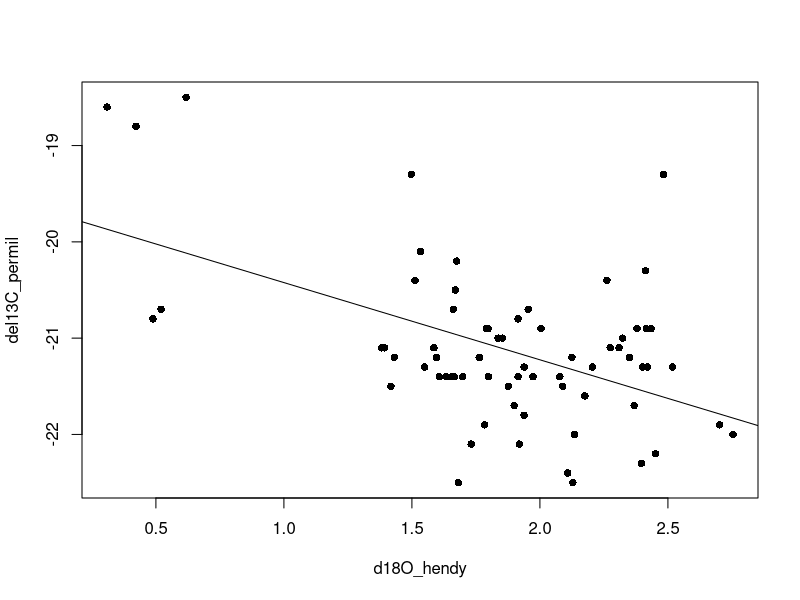
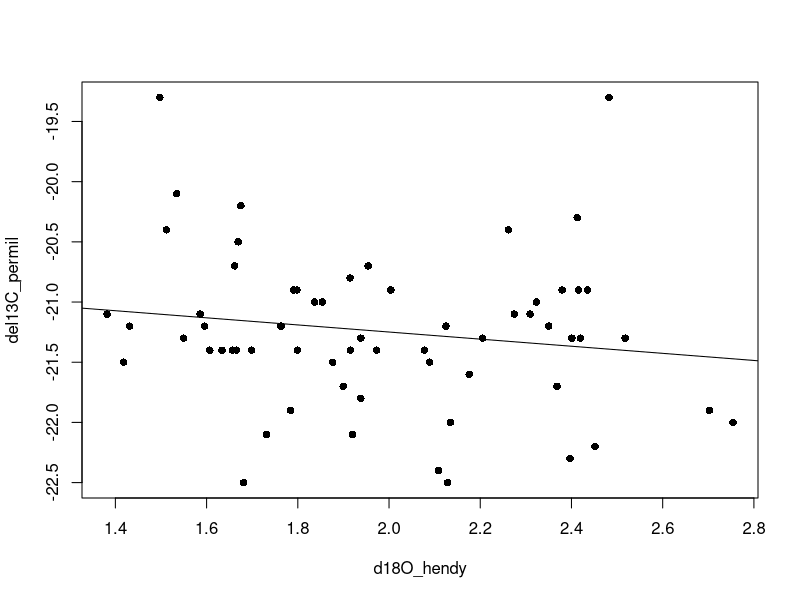
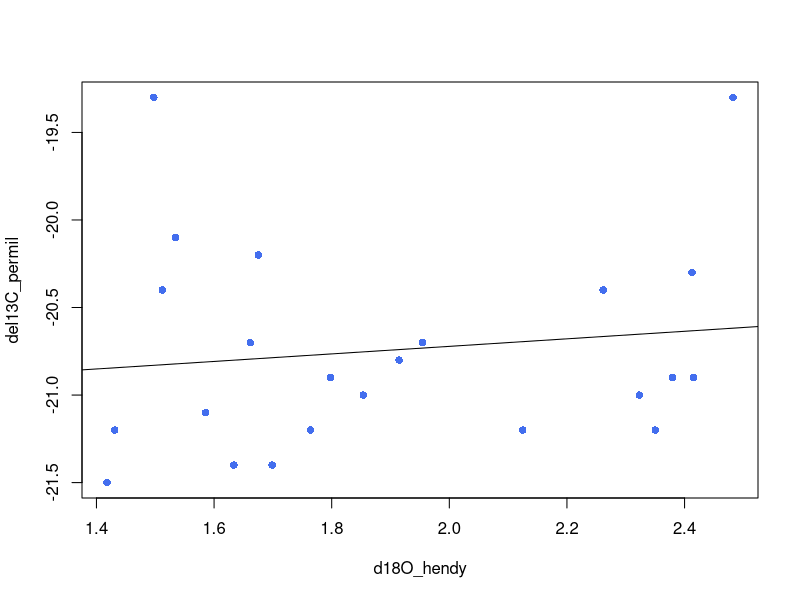
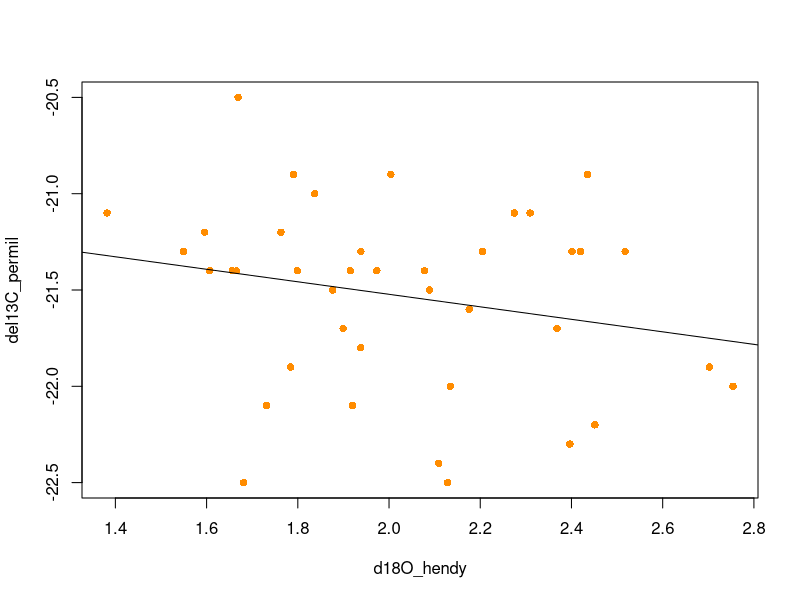
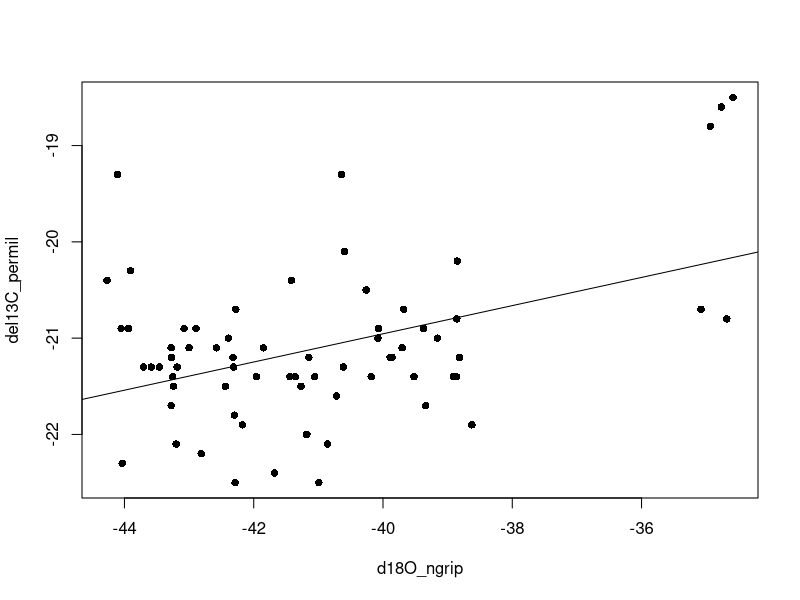

These figures' R source, in order: (Note: this script raises an error after producing the figures.)
# Set up R session ----
library(dplyr)
library(stringr)
library(ggplot2)

# random function so I can extract p-values from lm
Regressionp <- function (modelobject) {
  if (class(modelobject) != "lm") stop("Not an object of class 'lm' ")
  f <- summary(modelobject)$fstatistic
  p <- pf(f[1],f[2],f[3],lower.tail=F)
  attributes(p) <- NULL
  return(p)
}

# Read in data ----
matchedDF_all <- read.csv(file="data/processed/final_dataset_focaltaxa_with_calages_climate.csv", header=T) # 


######### Section 5: Final Models and Figures ##############
# using the final dataframe: matchedDF_all
# we should use the median d18O values for final analysis, and present the weighted ones in supplemental, along with sensitivity analysis

# Methods potential text:
# For carbon and nitrogen, we fit a linear model that originally included oxygen, taxon, and the interaction between the two variables as independent variables. We then performed stepwise regression to determine a final model. 
# Results potential text
# Stepwise regression indicated that there was no significant interaction between 18O and taxon for either carbon or nitrogen stable isotope values. For carbon, variation in 13C was significantly associated with both 18O and taxon (stats from summary(carbon.lm.final)). For nitrogen, neither 18O nor taxon explained significant variation in 15N, though taxon as a single variable was marginally significant (stats from summary(nitrogen.lm.taxon)).

final.model.stats <- as.data.frame(matrix(data=NA, nrow=4, ncol=5))
colnames(final.model.stats) <- c("element", "climate", "final_model", "p", "adjR2")

## start with Hendy climate data ----
### models - Carbon ----

# Start simple and build complexity

# climate-only model
carbon.lm.clim<-lm(del13C_permil~d18O_hendy, matchedDF_all)
summary(carbon.lm.clim)
plot(del13C_permil ~ d18O_hendy, data=matchedDF_all, pch=16)
abline(carbon.lm.clim)

# sensitivity test: taxon specific climate-only models (both are still significant)
# Sylvilagus have a stronger relationship with climate than Otospermophilus

carbon.lm.clim.oto <-lm(del13C_permil~d18O_hendy, data=matchedDF_all[which(matchedDF_all$Taxon=="Otospermophilus"),])
summary(carbon.lm.clim.oto)

carbon.lm.clim.syl<-lm(del13C_permil~d18O_hendy, data=matchedDF_all[which(matchedDF_all$Taxon=="Sylvilagus"),])
summary(carbon.lm.clim.syl)

# sensitivity test: Pleistocene models. Not significant!!
# just climate, pleistocene (older than 11500)
carbon.lm.clim.ple <-lm(del13C_permil~d18O_hendy, data=matchedDF_all[which(matchedDF_all$X14C_age_BP>11500),])
summary(carbon.lm.clim.ple)
plot(del13C_permil ~ d18O_hendy, data=matchedDF_all[which(matchedDF_all$X14C_age_BP>11500),], pch=16)
abline(carbon.lm.clim.ple)

# climate + taxon, just pleistocene. Taxon signficant, climate not
carbon.lm.all.additive.ple <-lm(del13C_permil~d18O_hendy + Taxon, data=matchedDF_all[which(matchedDF_all$X14C_age_BP>11500),])
summary(carbon.lm.all.additive.ple)

# otosperm climate only, pleistocene only model. climate not significant
carbon.lm.clim.ple.oto <-lm(del13C_permil~d18O_hendy, data=matchedDF_all[intersect(which(matchedDF_all$X14C_age_BP>11500), which(matchedDF_all$Taxon == "Otospermophilus")),])
summary(carbon.lm.clim.ple.oto)
plot(del13C_permil ~ d18O_hendy, data=matchedDF_all[intersect(which(matchedDF_all$X14C_age_BP>11500), which(matchedDF_all$Taxon == "Otospermophilus")),], pch=16, col="royalblue2")
abline(carbon.lm.clim.ple.oto)

# sylvilagus climate only, pleistocene only model. climate not significant
carbon.lm.clim.ple.syl <-lm(del13C_permil~d18O_hendy, data=matchedDF_all[intersect(which(matchedDF_all$X14C_age_BP>11500), which(matchedDF_all$Taxon == "Sylvilagus")),])
summary(carbon.lm.clim.ple.syl)
plot(del13C_permil ~ d18O_hendy, data=matchedDF_all[intersect(which(matchedDF_all$X14C_age_BP>11500), which(matchedDF_all$Taxon == "Sylvilagus")),], pch=16, col="darkorange")
abline(carbon.lm.clim.ple.syl)


# original models: taxon-only model
carbon.lm.taxon<-lm(del13C_permil~Taxon, data=matchedDF_all)
summary(carbon.lm.taxon)

# model with no interaction term 
# NOTE: this is what the final model is in the end, so should be the same as carbon.lm.final
carbon.lm.all.additive<-lm(del13C_permil~d18O_hendy + Taxon, data=matchedDF_all)
summary(carbon.lm.all.additive)

# model with interaction term included
carbon.lm.all.interaction<-lm(del13C_permil~d18O_hendy * Taxon, 
                              data=matchedDF_all)
summary(carbon.lm.all.interaction)

##NOTE - no significant interactions, total amount of variation explained is lower than with additive model. And, when interaction term is included, climate emerges as only significant variable. generally indicating that there still is a significant amount of variation explained by taxon, but that adding the interaction spreads it out among two variables, neither of which are significant.

#stepwise regression 
carbon.lm.final <- step(lm(del13C_permil~d18O_hendy * Taxon, data=matchedDF_all), direction="both")
summary(carbon.lm.final)
# --> this shows that the d180 + Taxon model (no interaction) is the best final model. 

# t-test of residuals from climate only model
# residuals of Otospermophilus and Sylvilagus are signif different, again indicating effect of climate
c.t.clim <- t.test(carbon.lm.clim$residuals ~ matchedDF_all$Taxon[which(!is.na(matchedDF_all$d18O_hendy))])
c.t.clim 

### models - Nitrogen ----

# Start simple and build complexity

# climate-only model
nitrogen.lm.clim<-lm(del15N_permil ~ d18O_hendy, data=matchedDF_all)
summary(nitrogen.lm.clim)

# taxon-only model
nitrogen.lm.taxon<-lm(del15N_permil~Taxon, data=matchedDF_all)
summary(nitrogen.lm.taxon)

# model with no interaction term 
nitrogen.lm.all.additive<-lm(del15N_permil ~ d18O_hendy + Taxon, data=matchedDF_all)
summary(nitrogen.lm.all.additive)

# model with interaction term included
nitrogen.lm.all.interaction<-lm(del15N_permil ~ d18O_hendy * Taxon, data=matchedDF_all)
summary(nitrogen.lm.all.interaction)

#stepwise regression --> this shows that there is not a great final model
nitrogen.lm.final <- step(lm(del15N_permil~d18O_hendy*Taxon, data=matchedDF_all), direction="both")
summary(nitrogen.lm.final)
# --> the best final model is the additive model, which is the same as carbon.

# t-test of residuals from climate-only model
# residuals of Otospermophilus and Sylvilagus are NOT signif different
n.t.clim <- t.test(nitrogen.lm.clim$residuals ~ matchedDF_all$Taxon[which(!is.na(matchedDF_all$d18O_hendy))])
n.t.clim


### Do we need to add age as a co-variate in the models? ----

# Does this answer the question: "does isotope vary through time?"
carbon.lm.all.age<-step(lm(del13C_permil~d18O_hendy * Taxon * median_age, data=matchedDF_all), direction="both")
summary(carbon.lm.all.age)
# explain a bit more variation with age included: 0.4877 vs 0.428

nitrogen.lm.all.age<-step(lm(del15N_permil ~ d18O_hendy * Taxon * median_age, data=matchedDF_all), direction="both")
summary(nitrogen.lm.all.age)
# explain a bit more variation with age included: 0.1702 vs 0.08476

final.model.stats[1,] <- c("carbon", "hendy", "carbon.lm.all.additive", 
                           Regressionp(carbon.lm.all.additive), summary(carbon.lm.all.additive)$adj)
final.model.stats[2,] <- c("nitrogen", "hendy", "nitrogen.lm.all.additive", 
                           Regressionp(nitrogen.lm.all.additive), summary(nitrogen.lm.all.additive)$adj)

# rename final models before changing climate data
carbon.lm.final.hendy <- carbon.lm.final
carbon.lm.clim.hendy <- carbon.lm.clim
carbon.lm.all.age.hendy <- carbon.lm.all.age
c.t.clim.hendy <- c.t.clim
nitrogen.lm.final.hendy <- nitrogen.lm.final
nitrogen.lm.clim.hendy <- nitrogen.lm.clim
n.t.clim.hendy <- n.t.clim

# remove variables that are being generated anew in ngrip section
rm("c.t.clim", "carbon.lm.all.additive", "carbon.lm.all.age", "carbon.lm.all.interaction", "carbon.lm.clim", "carbon.lm.final", "carbon.lm.taxon",
   "n.t.clim", "nitrogen.lm.all.additive", "nitrogen.lm.all.age", "nitrogen.lm.all.interaction", "nitrogen.lm.clim", "nitrogen.lm.final", "nitrogen.lm.taxon")

# sensitivity analyses ----
## next with ngrip climate data ----
### models - Carbon ----

# Start simple and build complexity

# climate-only model
carbon.lm.clim<-lm(del13C_permil~d18O_ngrip, matchedDF_all)
summary(carbon.lm.clim)
plot(del13C_permil ~ d18O_ngrip, data=matchedDF_all, pch=16)
abline(carbon.lm.clim)

# taxon-only model
carbon.lm.taxon<-lm(del13C_permil~Taxon, data=matchedDF_all)
summary(carbon.lm.taxon)

# model with no interaction term 
# NOTE: this is what the final model is in the end, so should be the same as carbon.lm.final
carbon.lm.all.additive<-lm(del13C_permil~d18O_ngrip + Taxon, data=matchedDF_all)
summary(carbon.lm.all.additive)

# model with interaction term included
carbon.lm.all.interaction<-lm(del13C_permil~d18O_ngrip * Taxon, 
                              data=matchedDF_all)
summary(carbon.lm.all.interaction)

##NOTE - no significant interactions, total amount of variation explained is about same as additive model

#stepwise regression 
carbon.lm.final <- step(lm(del13C_permil~d18O_ngrip * Taxon, data=matchedDF_all), direction="both")
summary(carbon.lm.final)
# --> this shows that the d180 + Taxon model (no interaction, additive model) is the best final model. 

# t-test of residuals from climate only model
# residuals of Otospermophilus and Sylvilagus are signif different
c.t.clim <- t.test(carbon.lm.clim$residuals ~ matchedDF_all$Taxon[which(!is.na(matchedDF_all$d18O_ngrip))])
c.t.clim 

### models - Nitrogen ----

# Start simple and build complexity

# climate-only model
nitrogen.lm.clim<-lm(del15N_permil ~ d18O_ngrip, data=matchedDF_all)
summary(nitrogen.lm.clim)

# taxon-only model
nitrogen.lm.taxon<-lm(del15N_permil~Taxon, data=matchedDF_all)
summary(nitrogen.lm.taxon)

# model with no interaction term 
nitrogen.lm.all.additive<-lm(del15N_permil ~ d18O_ngrip + Taxon, data=matchedDF_all)
summary(nitrogen.lm.all.additive)

# model with interaction term included
nitrogen.lm.all.interaction<-lm(del15N_permil ~ d18O_ngrip * Taxon, data=matchedDF_all)
summary(nitrogen.lm.all.interaction)

#stepwise regression --> this shows that there is not a great final model
nitrogen.lm.final <- step(lm(del15N_permil~d18O_ngrip*Taxon, data=matchedDF_all), direction="both")
summary(nitrogen.lm.final)
# --> the best final model is the additive model, which is the same as carbon.

# t-test of residuals from climate-only model
# residuals of Otospermophilus and Sylvilagus are NOT signif different
n.t.clim <- t.test(nitrogen.lm.clim$residuals ~ matchedDF_all$Taxon[which(!is.na(matchedDF_all$d18O_ngrip))])
n.t.clim

### Do we need to add age as a co-variate in the models? ----
# Does this answer the question: "does isotope vary through time?"
carbon.lm.all.age<-step(lm(del13C_permil~d18O_ngrip * Taxon * median_age, data=matchedDF_all), direction="both")
summary(carbon.lm.all.age)
# explain a bit more variation with age included: 0.4902 vs 0.4063

nitrogen.lm.all.age<-step(lm(del15N_permil ~ d18O_ngrip * Taxon * median_age, data=matchedDF_all), direction="both")
summary(nitrogen.lm.all.age)
# explain a bit more variation with age included: 0.148 vs 0.08543

final.model.stats[3,] <- c("carbon", "ngrip", "carbon.lm.all.additive", 
                           Regressionp(carbon.lm.all.additive), summary(carbon.lm.all.additive)$adj)
final.model.stats[4,] <- c("nitrogen", "ngrip", "nitrogen.lm.all.additive", 
                           Regressionp(nitrogen.lm.all.additive), summary(nitrogen.lm.all.additive)$adj)

# rename final models 
carbon.lm.final.ngrip <- carbon.lm.final
carbon.lm.clim.ngrip <- carbon.lm.clim
c.t.clim.ngrip <- c.t.clim
nitrogen.lm.final.ngrip <- nitrogen.lm.final
nitrogen.lm.clim.ngrip <- nitrogen.lm.clim
n.t.clim.ngrip <- n.t.clim

# remove variables 
rm("c.t.clim", "carbon.lm.all.additive", "carbon.lm.all.age", "carbon.lm.all.interaction", "carbon.lm.clim", "carbon.lm.final", "carbon.lm.taxon",
   "n.t.clim", "nitrogen.lm.all.additive", "nitrogen.lm.all.age", "nitrogen.lm.all.interaction", "nitrogen.lm.clim", "nitrogen.lm.final", "nitrogen.lm.taxon")


## Summarize results ----
print(final.model.stats)
summary(carbon.lm.final.ngrip)
summary(carbon.lm.final.hendy)
# for carbon, the hendy data better explains variation in carbon isotope values. this is seen for the full model, as well as the greater partial variation explained by d18O. In the ngrip models, the strength of Taxon relative to d18O increases in explaining variation in carbon isotopes.
summary(nitrogen.lm.final.ngrip)
summary(nitrogen.lm.final.hendy)
# for nitrogen, ngrip and hendy dat produce virtually identical and very weak models, both overall as well as in terms of the partial effect of d18O on carbon isotope variation.

# Based on this, move forward with Hendy dataset

## Final plots ####

### Figure 3 ----

#grDevices::pdf("output/Figure3_lm_carbon_nitrogen_all_July2021_NF.pdf", width=8, height=8)
grDevices::cairo_pdf("output/isotope paper final/Figure3_lm_carbon_nitrogen_all_Jan2022_JB.pdf", width=8, height=8)

layout(matrix(seq(1:6), ncol=3, nrow=2, byrow=F), widths=c(2.5,2.5,1))
par(mar=c(4,4,1,1), cex.axis=1, bty="l")


# carbon
plot(del13C_permil~d18O_hendy, data=matchedDF_all, pch=16, type="n", xlab="", ylab="")
points(del13C_permil~d18O_hendy, 
       data=matchedDF_all[which(matchedDF_all$Taxon == "Sylvilagus"),], 
       pch=16, col="darkorange")
points(del13C_permil~d18O_hendy, 
       data=matchedDF_all[which(matchedDF_all$Taxon == "Otospermophilus"),], 
       pch=16, col="royalblue2")
abline(carbon.lm.final.hendy, lty=2)
abline(carbon.lm.clim.hendy, lty=1)
mtext(expression({delta}^18*O~'value ('~'\u2030'~', PDB)'), side=1, line=2.25, cex=0.75) 
mtext(expression({delta}^13*C~'value ('~'\u2030'~', VPDB)'), side=2, line=2.25, cex=0.75)

boxplot(carbon.lm.clim.hendy$residuals ~ matchedDF_all$Taxon[which(!is.na(matchedDF_all$d18O_hendy))], 
        xlab="", ylab="")
stripchart(carbon.lm.clim.hendy$residuals ~ matchedDF_all$Taxon[which(!is.na(matchedDF_all$d18O_hendy))], vertical=TRUE, add=TRUE, method="stack", col=c("royalblue2","darkorange"), pch=16)
mtext("Taxon", side=1, line=2.25)
mtext(expression('Residuals (Carbon Climate-only Model)'), side=2, line=2.25, cex=0.8)
# mtext(expression('Residuals ('~{delta}^13*C~'\u2030'~' ~ '~{delta}^18*O~'\u2030'~')'), side=2, line=2.25, cex=0.8)
legend("topright", legend=paste0("t=", round(c.t.clim.hendy$statistic,2), "; df=", round(c.t.clim.hendy$parameter,2), "; p=", round(c.t.clim.hendy$p.value,2)), bty = "n", cex = 0.8)

# nitrogen
plot(del15N_permil~d18O_hendy, data=matchedDF_all, pch=16, 
     xlab = "", ylab = "", type="n")
points(del15N_permil~d18O_hendy, 
       data=matchedDF_all[which(matchedDF_all$Taxon == "Sylvilagus"),], 
       pch=16, col="darkorange")
points(del15N_permil~d18O_hendy, 
       data=matchedDF_all[which(matchedDF_all$Taxon == "Otospermophilus"),], 
       pch=16, col="royalblue2")
abline(nitrogen.lm.final.hendy, lty=2)
abline(nitrogen.lm.clim.hendy, lty=1)
mtext(expression({delta}^18*O~'value ('~'\u2030'~', PDB)'), side=1, line=2.25, cex=0.75)
mtext(expression({delta}^15*N~'value ('~'\u2030'~', AIR)'), side=2, line=2.25, cex=0.75)

boxplot(nitrogen.lm.clim.hendy$residuals ~ matchedDF_all$Taxon[which(!is.na(matchedDF_all$d18O_hendy))],
        xlab="", ylab="")
stripchart(nitrogen.lm.clim.hendy$residuals ~ matchedDF_all$Taxon[which(!is.na(matchedDF_all$d18O_hendy))], vertical=TRUE, add=TRUE, method="stack", col=c("royalblue2","darkorange"), pch=16)
mtext("Taxon", side=1, line=2.25)
mtext(expression('Residuals (Nitrogen Climate-only Model)'), side=2, line=2.25, cex=0.8)
# mtext(expression('Residuals ('~{delta}^15*N~'\u2030'~' ~ '~{delta}^18*O~'\u2030'~')'), side=2, line=2.25, cex=0.8)
legend("topright", legend=paste0("t=", round(n.t.clim.hendy$statistic,2), "; df=", round(n.t.clim.hendy$parameter,2), "; p=", round(n.t.clim.hendy$p.value,2)), bty = "n", cex = 0.8)

# taxon legend
# Draw an empty plot
plot(5, 5, 
     type="n", axes=FALSE, ann=FALSE, 
     xlim=c(0, 10), ylim = c(0,10))
legend(xpd=T, x=-5, y=5, 
       legend = c("Otospermophilus", "Sylvilagus"),
       title="Taxon",
       col = c("royalblue2","darkorange"), pch = 16,
       bty = "n", cex = 0.8)

# model legend
plot(5, 5, 
     type="n", axes=FALSE, ann=FALSE, 
     xlim=c(0, 10), ylim = c(0,10))
legend(xpd=T, x=-5, y=5,
       legend = c("Climate+Taxon", "Climate-only"),
       title="Model",
       lty = c(2,1),
       bty = "n", cex = 0.8)

dev.off()

# I haven't put A-D labels on them yet.
# Figure caption text.
# Figure 3. The relationship between isotope niche and climate. A) & C) show the relationship between 13C or 15N, respectively, and 18O.  In both panels, the dashed line indicates the fitted relationship between 13C or 15N and 18O from the final model which  includes Taxon as an independent variable. The solid line indicates the fitted relationship between 13C or 15N and 18O from a linear model that just includes 18O as the independent variable. B) & D) indicate the residuals from the climate-only model, plotted by taxon.

### Figure 4 ----
#plot carbon and climate thru time

# order matchedDF_all
matchedDF_all <- matchedDF_all[order(matchedDF_all$median_age),]

#grDevices::pdf(file="output/Figure4_carbon_climate_time_updated_NF.pdf", height=6, width=8)
grDevices::cairo_pdf(file="output/isotope paper final/Figure4_carbon_climate_time_updated_Jan2022_JB.pdf", height=6, width=8)

layout(matrix(seq(1:2), ncol=1, nrow=2), heights=c(0.75,1))
par(mar=c(4,5,0,5), cex.axis=1, bty="l", xpd=F)

# d13C plot
plot(del13C_permil~median_age, data=matchedDF_all, 
     type="n", axes=FALSE, ann=FALSE, xaxs="i", yaxs="r", 
     xlim=c(55000, 0))
axis(4)
mtext(expression({delta}^13*C~'value ('~'\u2030'~', VPDB)'), side=4, line=2.25)
lines(del13C_permil~median_age, data=matchedDF_all, lty=1, col="black")
points(del13C_permil~median_age, data=matchedDF_all[which(matchedDF_all$Taxon=="Otospermophilus"),], pch=16, col="royalblue2", cex=0.5)
points(del13C_permil~median_age, data=matchedDF_all[which(matchedDF_all$Taxon=="Sylvilagus"),], pch=16, col="darkorange", cex=0.5)


#d18O plot - Hendy
plot(pach.d18O~HendyAge, dat=hendyDat,
     type="l",
     xlab="Years before present",
     ylab = expression({delta}^18*O~'value ('~'\u2030'~', PDB)'),
     bty="n",
     xlim=c(55000, 0), ylim=c(3, 0),
     lab=c(12, 8, 7), xaxs="i", yaxs="r", col="lightgray")
x1.05<- loess(hendyDat$pach.d18O~hendyDat$HendyAge, span=0.05)
lines(x1.05$fitted~x1.05$x, type="l", col="darkgray")

points(d18O_hendy~median_age, data=matchedDF_all[which(matchedDF_all$Taxon=="Sylvilagus"),], pch=16, col="darkorange", cex=0.5)
points(d18O_hendy~median_age, data=matchedDF_all[which(matchedDF_all$Taxon=="Otospermophilus"),], pch=16, col="royalblue2", cex=0.5)
dev.off()



# Sensitivity analysis  ----
# sensitivity analysis #1: compare weighted and median age models, using the final models from the primary analysis

C_model_weighted <- lm(del13C_permil ~ specimen_wd18O + Taxon, data=matchedDF_all)
summary(C_model_weighted)
C_model_median <- lm(del13C_permil ~ d18O_hendy + Taxon, data=matchedDF_all)
summary(C_model_median) # this is the final model from the primary analyses

N_model_weighted <- lm(del15N_permil ~ specimen_wd18O + Taxon, data=matchedDF_all)
summary(N_model_weighted)
N_model_median <- lm(del15N_permil ~ d18O_hendy + Taxon, data=matchedDF_all)
summary(N_model_median) # this is the final model from the primary analyses

# compare weighted d180 vs d18O at median age
# No substantial difference. N still almost signif, C still highly signif. 
# Median is more significant than weighted, for what that's worth. Maybe only matters when we go to match isotopes with a specific age? weighted age and median age can be quite different


# How much of a difference does the variation in age make?
N=100 # Note: some specimens do not have 100 age estimates.
N_model_res <- as.data.frame(matrix(data=NA, nrow=N, ncol=6))
C_model_res<- as.data.frame(matrix(data=NA, nrow=N, ncol=6))
colnames(N_model_res) <- colnames(C_model_res) <- c('Fstat', 'lm_pVal', 'coeff', 'AdjR2', 'cor', 'cor_pVal')

for (k in 1:N){
  
  # for each specimen, sample a d18O value
  sampledd18O <- vector(mode="numeric", length=length(samples_final))
  
  for (i in 1:length(samples_final)){
    # pull out specimen ID
    spec <- samples_final[i] 
    # pull out all calibrated ages and probabilities
    specd18O <- allAges_d18O[which(allAges_d18O$name == spec),]
    # sample a single age, with sampling weighted per the probability
    sampledd18O[i] <- sample(specd18O$d18O, 1, prob=specd18O$probability)
  }
  
  # match with isotope data
  matchedDF_sensitivity <- cbind(isoDat2_final[,c('UCIAMS_Number', 'Taxon', 'del15N_permil', 'del13C_permil', 'X14C_age_BP')], sampledd18O)
  
  N_model_sensitivity <- lm(del15N_permil ~ sampledd18O, data=matchedDF_sensitivity)
  C_model_sensitivity <- lm(del13C_permil ~ sampledd18O, data=matchedDF_sensitivity)
  
  par(mfrow=c(1,2))
  plot(del15N_permil ~ sampledd18O, data=matchedDF_sensitivity, pch=16)
  abline(N_model_sensitivity)
  plot(del13C_permil ~ sampledd18O, data=matchedDF_sensitivity, pch=16)
  abline(C_model_sensitivity)
  
  N_cor.test_sensitivity <- cor.test(matchedDF_sensitivity$del15N_permil, matchedDF_sensitivity$sampledd18O)
  C_cor.test_sensitivity <- cor.test(matchedDF_sensitivity$del13C_permil, matchedDF_sensitivity$sampledd18O)
  
  N_model_res[k, 1]<- summary(N_model_sensitivity)$fstatistic[1]
  N_model_res[k, 2]<- summary(N_model_sensitivity)$coefficients[8]
  N_model_res[k, 3]<- summary(N_model_sensitivity)$coefficients[2]
  N_model_res[k, 4]<- summary(N_model_sensitivity)$adj.r.squared
  N_model_res[k, 5]<- N_cor.test_sensitivity$estimate
  N_model_res[k, 6]<- N_cor.test_sensitivity$p.value
  
  C_model_res[k, 1]<- summary(C_model_sensitivity)$fstatistic[1]
  C_model_res[k, 2]<- summary(C_model_sensitivity)$coefficients[8]
  C_model_res[k, 3]<- summary(C_model_sensitivity)$coefficients[2]
  C_model_res[k, 4]<- summary(C_model_sensitivity)$adj.r.squared
  C_model_res[k, 5]<- C_cor.test_sensitivity$estimate
  C_model_res[k, 6]<- C_cor.test_sensitivity$p.value
  
}

#Jessica - Can we run many iterations on the model above (e.g., 1000)
#and use the min of mins and max of maxes below to better quantify 
#the sensitivity of these estimates and the full range of R2 values?
# sure: that's what the script above does (though only for N=100), then the apply function below shows a variety of summary stats

# Calculate summary statistics on each column
apply(N_model_res, 2, summary)
apply(C_model_res, 2, summary)

# Supplemental figure for appendix - sensitivity analysis ----
## Compare final estimate with sensitivity analysis ----

# new supplemental figure, showing the test results for both Adj. R2 and the fitted coefficient for d18O.
# Note the following models to use:
# Carbon median ages univariate climate: carbon.lm.clim
# Nitrogen median ages univariate climate: nitrogen.lm.clim

# Carbon weighted age univariate climate
carbon.lm.clim.weighted <- lm(del13C_permil ~ specimen_wd18O, data=matchedDF_all)
# Nitrogen weighted age univariate climate
nitrogen.lm.clim.weighted <- lm(del15N_permil ~ specimen_wd18O, data=matchedDF_all)

# grDevices::pdf("output/SuppFigureX_climate_sensitivity_July2021_NF.pdf", width=8, height=6)
#Jessica - use line below instead of above
grDevices::cairo_pdf("output/SuppFigureX_climate_sensitivity_R2andcoeff.pdf", width=8, height=6)

par(mfrow=c(2,2)) 

# plot Carbon R2
y1<- hist(C_model_res$AdjR2, xlab=expression('Adjusted R'^2), main=expression('Model:'~{delta}^13*C~'\u2030'~'~'~{delta}^18*O~'\u2030'))
segments(summary(carbon.lm.clim.weighted)$adj.r.squared, 0, 
         summary(carbon.lm.clim.weighted)$adj.r.squared, max(y1$counts), 
         col="red", lwd=1)
segments(summary(carbon.lm.clim)$adj.r.squared, 0, 
         summary(carbon.lm.clim)$adj.r.squared, max(y1$counts), 
         col="blue", lwd=2)
legend(xpd=T, x=0.25, y=35, bty="n", legend=c("median d18O", "weighted d18O"), 
       col=c("blue", "red"), lwd=c(2,1), cex=0.5)

# plot Carbon d18O fitted coefficient
y2 <- hist(C_model_res$coeff, xlab=expression({delta}^18*O~'fitted coefficient'), main="")
segments(summary(carbon.lm.clim.weighted)$coefficients[2], 0, 
         summary(carbon.lm.clim.weighted)$coefficients[2], max(y2$counts), 
         col="red", lwd=1)
segments(summary(carbon.lm.clim)$coefficients[2], 0, 
         summary(carbon.lm.clim)$coefficients[2], max(y2$counts), 
         col="blue", lwd=2)


# plot Nitrogen R2
x1<- hist(N_model_res$AdjR2, xlab=expression('Adjusted R'^2), main=expression('Model:'~{delta}^15*N~'\u2030'~'~'~{delta}^18*O~'\u2030'))
segments(summary(nitrogen.lm.clim.weighted)$adj.r.squared, 0, 
         summary(nitrogen.lm.clim.weighted)$adj.r.squared, max(x1$counts), 
         col="red", lwd=1)
segments(summary(nitrogen.lm.clim)$adj.r.squared, 0, 
         summary(nitrogen.lm.clim)$adj.r.squared, max(x1$counts), 
         col="blue", lwd=2)

# plot Nitrogen d18O fitted coefficient
x2 <- hist(N_model_res$coeff, xlab=expression({delta}^18*O~'fitted coefficient'), main="")
segments(summary(nitrogen.lm.clim.weighted)$coefficients[2], 0, 
         summary(nitrogen.lm.clim.weighted)$coefficients[2], max(x2$counts), 
         col="red", lwd=1)
segments(summary(nitrogen.lm.clim)$coefficients[2], 0, 
         summary(nitrogen.lm.clim)$coefficients[2], max(x2$counts), 
         col="blue", lwd=2)
dev.off()

# old supplemental figure, showing the correlation test results
grDevices::pdf("output/SuppFigureX_climate_sensitivity_July2021_NF.pdf", width=8, height=6)
#Jessica - use commented out line below instead of above
#grDevices::cairo_pdf("output/SuppFigureX_climate_sensitivity_July2021_JB.pdf", width=8, height=6)
par(mfrow=c(1,2)) 
x<- hist(N_model_res$cor, xlab=expression('Correlation:'~{delta}^15*N~'\u2030'~'~'~{delta}^18*O~'\u2030'), main="")
segments(N_cor.test_weighted$estimate, 0, N_cor.test_weighted$estimate, max(x$counts), 
         col="red", lwd=2)
segments(N_cor.test_median$estimate, 0, N_cor.test_median$estimate, max(x$counts), 
         col="blue", lwd=2)
legend(xpd=T, x=0.25, y=35, bty="n", legend=c("median d18O", "weighted d18O"), 
       col=c("blue", "red"), lwd=c(2,1), cex=0.5)

y<- hist(C_model_res$cor, xlab=expression('Correlation:'~{delta}^13*C~'\u2030'~'~'~{delta}^18*O~'\u2030'), main="")
segments(C_cor.test_weighted$estimate, 0, C_cor.test_weighted$estimate, max(y$counts), 
         col="red", lwd=1)
segments(C_cor.test_median$estimate, 0, C_cor.test_median$estimate, max(y$counts), 
         col="blue", lwd=2)
dev.off()


# Final additional plot - age of Squirrels vs rabbits ----
age_ttest<- t.test(specimen_medianage~Taxon, data=matchedDF_all)

pdf(file="output/SuppFigY_taxon_age_distribution.pdf", height=6, width=6)
boxplot(specimen_medianage~Taxon, data=matchedDF_all, 
        ylim=c(55000, 0), 
        xlab="", ylab="Median Specimen Age (cal years BP)")
stripchart(specimen_medianage~Taxon, data=matchedDF_all, vertical=TRUE, ylim=c(55000, 0), add=TRUE, method="stack", col=c("royalblue2","darkorange"), pch=16)
legend("topright", legend=paste0("t=", round(age_ttest$statistic,2), "; df=", round(age_ttest$parameter,2), "; p=", round(age_ttest$p.value,2)), bty = "n", cex = 0.8)
dev.off()
